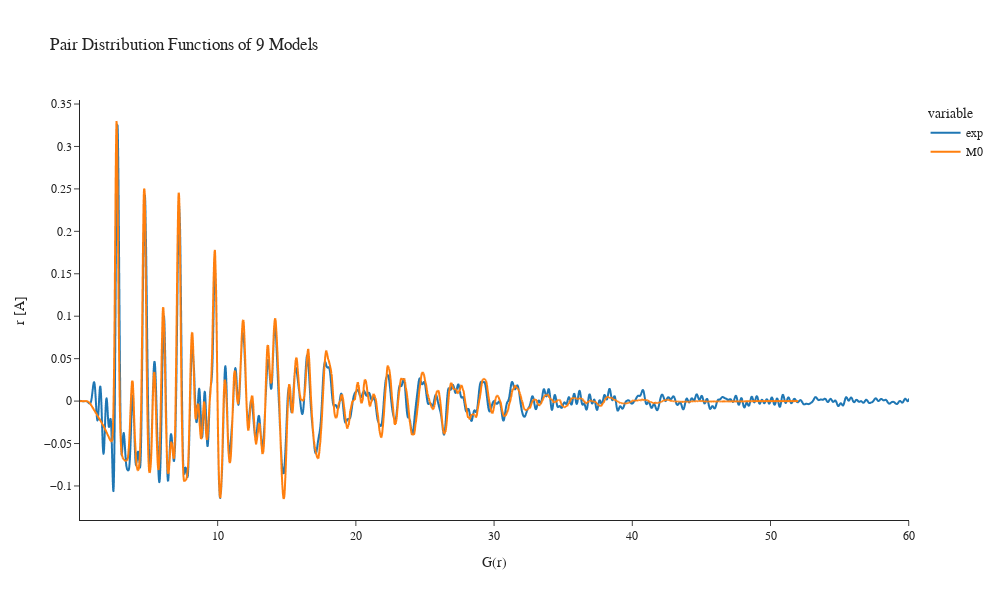

Notebook cell for this chart:
### Code cell
import pandas as pd
import plotly.express as px
import numpy as np


M0= pd.read_csv(f'{name[:-4]}_d2.txt', sep='\s+')
M = pd.DataFrame()

df_exp = pd.read_csv('../Post-PtPdCo-PDF.csv', sep = '\s+', header=None, names=['r','G(r)'])
df_exp = df_exp.replace('--',np.nan).dropna()
rest_df_exp = df_exp["G(r)"].iloc[1::2].astype(float)
rest_df_exp = rest_df_exp.reset_index(drop=True)
rest_df_exp.index += 1
M['exp'] = rest_df_exp

dx = 0.02

M['M0'] = M0['G(r)']
M.index = (M.index + 1)*dx

a = M[M['M0']== max(M['M0'])].index[0]
b = 0.33 #### Al parecer este es el originario de todo lo que yo estaba haciendo
c = b/(float(M['M0'][a]))
M['M0'] *= c
rest = M['exp'] - M['M0']
error = np.sum(rest**2)
error_p = np.sqrt(error)*100/50
print(f'Para M0 el error es {error},y el error porcentual es {error_p}')

fig = px.line(M, template='simple_white', title='Pair Distribution Functions of 9 Models',
    width=1000, height=600)
fig.update_layout(
    font_family="serif",
    title_font_family="serif")
fig.update_xaxes(title_text='G(r)')
fig.update_yaxes(title_text='r [A]')
fig.show()

### Figure 1 — Plotly figure (JSON) as saved in the notebook; plotly's stock layout.template omitted (floating-point values rounded to 4 significant figures; data arrays with more than 128 entries replaced by an {"elided": "..."} marker saying what was removed)
{"data": [{"hovertemplate": "variable=exp<br>index=%{x}<br>value=%{y}<extra></extra>", "legendgroup": "exp", "line": {"color": "#1F77B4", "dash": "solid"}, "marker": {"symbol": "circle"}, "mode": "lines", "name": "exp", "showlegend": true, "type": "scattergl", "x": {"elided": "3000 float values"}, "xaxis": "x", "y": {"elided": "3000 float values"}, "yaxis": "y"}, {"hovertemplate": "variable=M0<br>index=%{x}<br>value=%{y}<extra></extra>", "legendgroup": "M0", "line": {"color": "#FF7F0E", "dash": "solid"}, "marker": {"symbol": "circle"}, "mode": "lines", "name": "M0", "showlegend": true, "type": "scattergl", "x": {"elided": "3000 float values"}, "xaxis": "x", "y": {"elided": "3000 float values"}, "yaxis": "y"}], "layout": {"font": {"family": "serif"}, "height": 600, "legend": {"title": {"text": "variable"}, "tracegroupgap": 0}, "title": {"font": {"family": "serif"}, "text": "Pair Distribution Functions of 9 Models"}, "width": 1000, "xaxis": {"anchor": "y", "domain": [0, 1], "title": {"text": "G(r)"}}, "yaxis": {"anchor": "x", "domain": [0, 1], "title": {"text": "r [A]"}}}}
